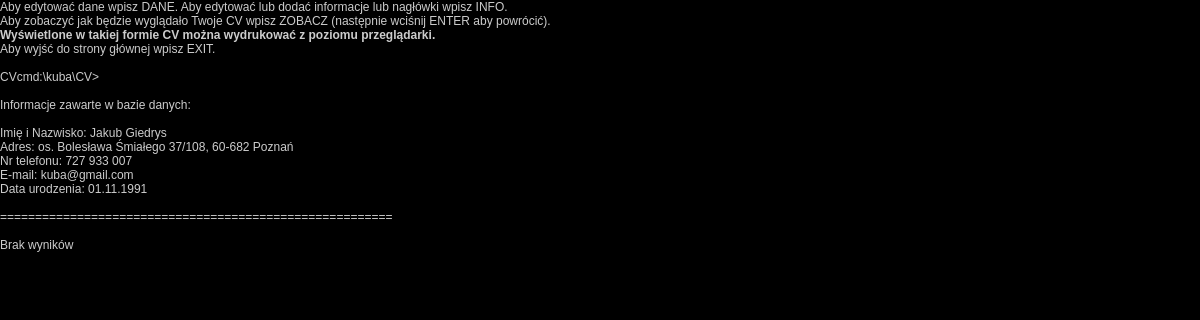
Before: /cv.php (signed in) with the older database file.
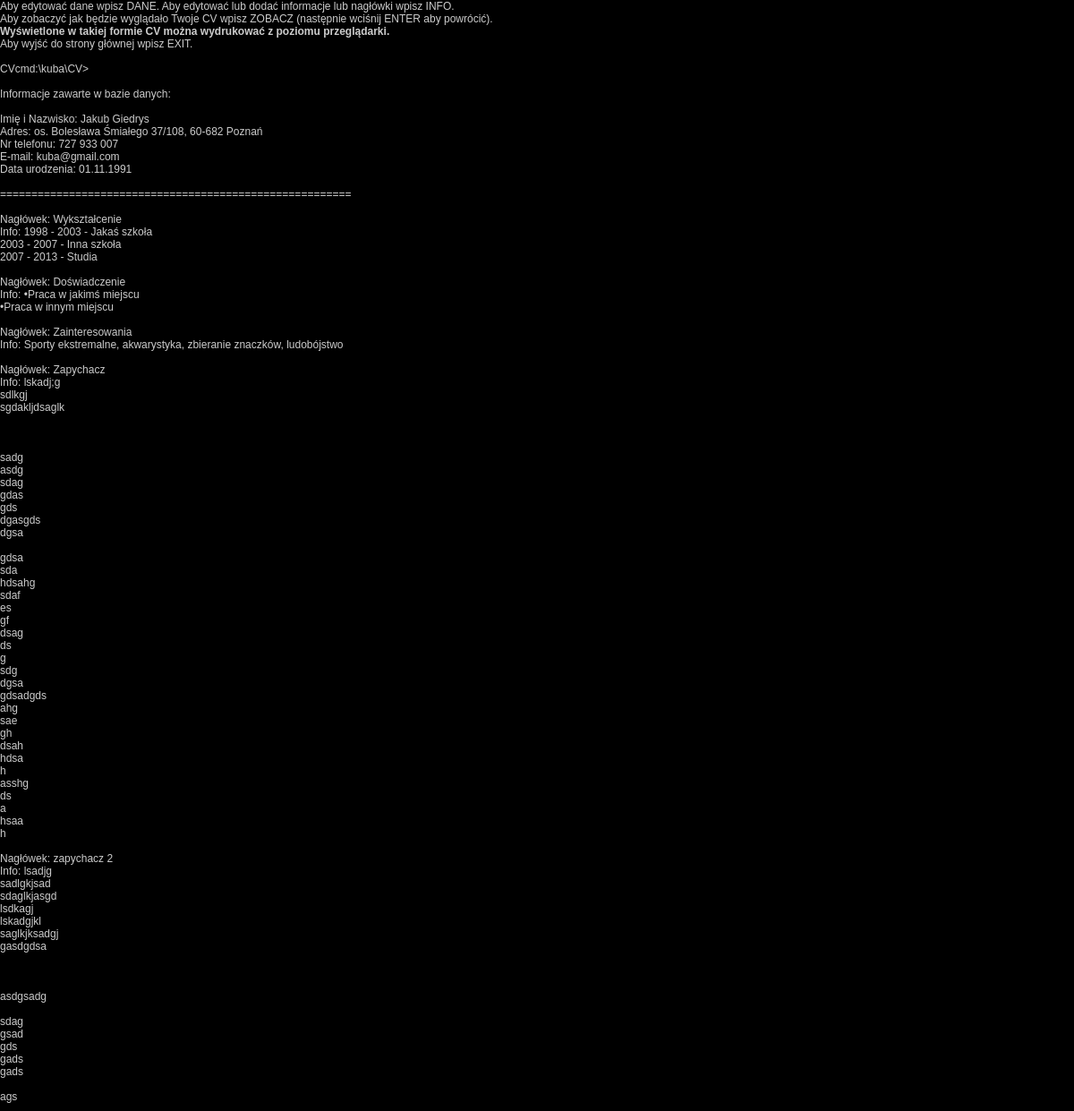
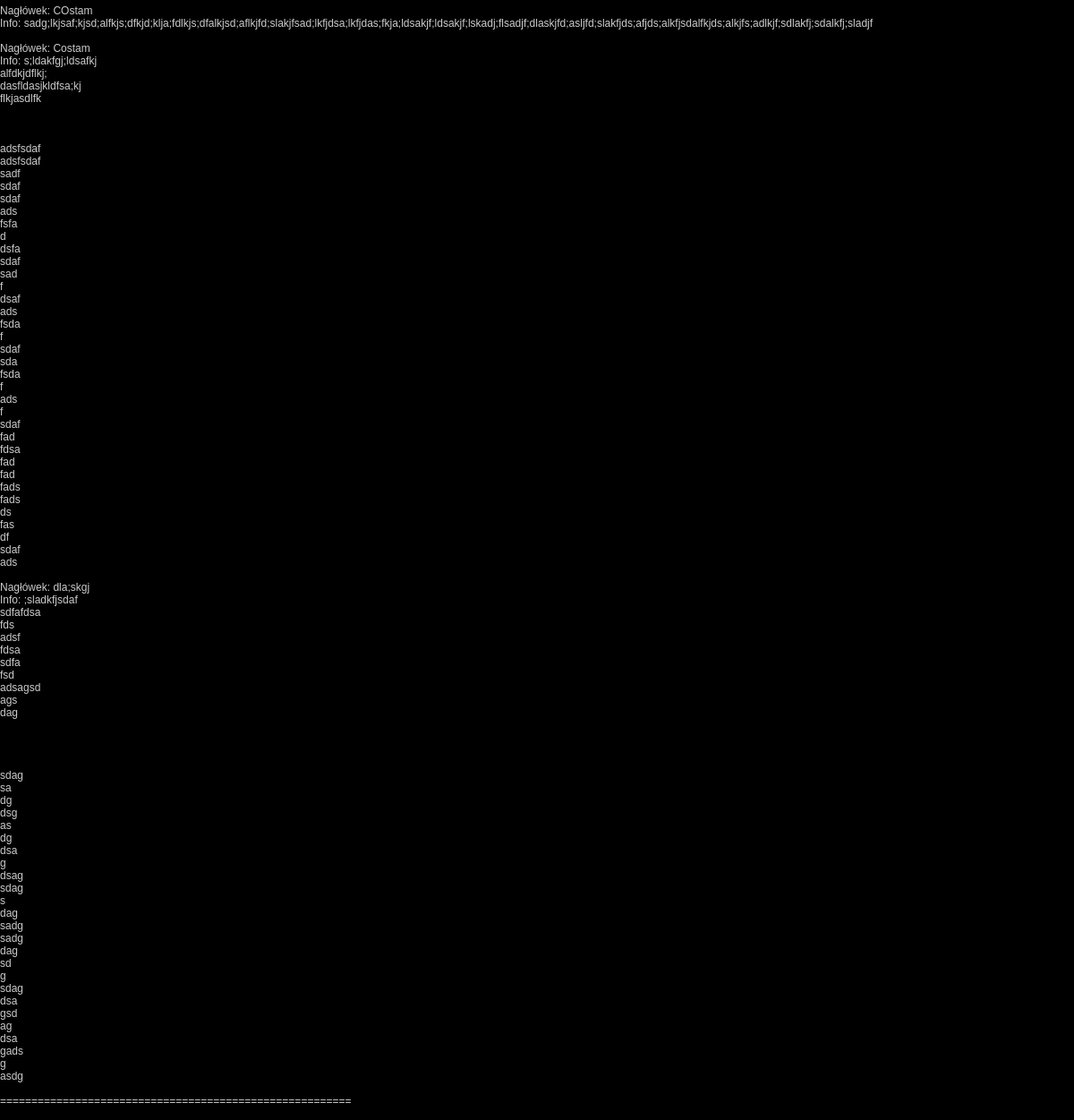
After: the same page with the newer database file (2 pictures, top to bottom).
### tables this page shows
CREATE TABLE IF NOT EXISTS `uzytkownicy` (
  `id` int(11) NOT NULL AUTO_INCREMENT,
  `user` text NOT NULL,
  `pass` text NOT NULL,
  `email` text NOT NULL,
  `godnosc` text NOT NULL,
  `adres` text NOT NULL,
  `tel` text NOT NULL,
  `emailcv` text NOT NULL,
  `data_urodzenia` text NOT NULL,
  PRIMARY KEY (`id`)
);

CREATE TABLE IF NOT EXISTS `info` (
  `id` int(11) NOT NULL AUTO_INCREMENT,
  `id_usera` int(11) NOT NULL,
  `naglowek` text NOT NULL,
  `info` text NOT NULL,
  PRIMARY KEY (`id`)
);

### cv.php (the view, shortened to what this page needs)
<!DOCTYPE html>
<html lang="pl">
	<head>
		<link rel="stylesheet" href="style.css"/>
	</head>
	<body>
		Aby edytować dane wpisz DANE. Aby edytować lub dodać informacje lub nagłówki wpisz INFO.</br>
		Aby zobaczyć jak będzie wyglądało Twoje CV wpisz ZOBACZ (następnie wciśnij ENTER aby powrócić). </br>
		<strong>Wyświetlone w takiej formie CV można wydrukować z poziomu przeglądarki.</strong></br>
		Aby wyjść do strony głównej wpisz EXIT.</br></br>
		<form method="post">
			<div id = "C">CVcmd:\<?php echo $_SESSION['user']?>\CV&gt;<input type="text" id="Commands" name="cv" autocomplete="off"/>
		</form>
		<div id = "C">
			</br>Informacje zawarte w bazie danych:</br></br>
		</div>
		<?php
			require_once "connect.php";
			try {
				$polaczenie = new mysqli($host, $db_user, $db_password, $db_name);
				if($polaczenie->connect_errno!=0)	{
					throw new Exception(mysqli_connect_errno());
				}
				else	{
					$polaczenie ->query("SET NAMES 'utf8'");
					$id = $_SESSION['id'];
					$cv_dane = "SELECT godnosc, adres, tel, emailcv, data_urodzenia FROM uzytkownicy WHERE id='$id'";
					$cv_info = "SELECT naglowek, info FROM info WHERE id_usera='$id'";
					$rezultat_dane = mysqli_query($polaczenie, $cv_dane);
					if (mysqli_num_rows($rezultat_dane) == 1) {
						while($row = mysqli_fetch_assoc($rezultat_dane)) {
							echo 'Imię i Nazwisko: ' . $row["godnosc"] . "</br>Adres: " . $row["adres"] . "</br>Nr telefonu: " . $row["tel"] .
							"</br>E-mail: " . $row["emailcv"] . "</br>Data urodzenia: " . $row["data_urodzenia"] .
							"</br></br>========================================================</br></br>";
						}
					}
					$rezultat_info = mysqli_query($polaczenie, $cv_info);
					if (mysqli_num_rows($rezultat_info) > 0) {
						while($row = mysqli_fetch_assoc($rezultat_info)) {
							echo '<div style="white-space: pre-line;">Nagłówek: ' . $row["naglowek"]. "</br>Info: " . $row["info"] . "</div></br>";
						}
						echo "========================================================</br></br>";
					}
					else {
						echo "Brak wyników";
					}
				}
			}
				catch(Exception $e)  {
					$_SESSION['info'] = 'CVcmd:\\' . $_SESSION['user'] . '&gt;+info</br><span style="color:red">Błąd serwera! Przepraszamy za niedogodności i prosimy o spróbowanie ponownie w innym terminie.</span></br></br>';
					header('Location: cvcmd.php');
					exit();
				}
		?>
	</body>
</html>

### style.css (style rules this page uses)
html { height: 100%; cursor: default; }
body { border: 0px; margin: 0px; background-color: #000000; color: #CCCCCC; font-family: FixedSys, Terminal, system, verdana, arial; font-size: 12px; }
#Commands { float: right; position: fixed; }
input, textarea { outline-style: none; box-shadow: none; border-color: transparent; border: 0px; border-color: #000000; margin: 0px; background-color: #000000; color: #CCCCCC; font-family: FixedSys, Terminal, system, verdana, arial; font-size: 12px; float: right; cursor: default; width: 205mm; }

Changed rows visible on the page:
added info: naglowek "Wykształcenie", info "1998 - 2003 - Jakaś szkoła 2003 - 2007 - Inna szkoła 2007 - 2013 - Studia"
added info: naglowek "Doświadczenie", info "•Praca w jakimś miejscu •Praca w innym miejscu"
added info: naglowek "Zainteresowania", info "Sporty ekstremalne, akwarystyka, zbieranie znaczków, ludobójstwo"
added info: naglowek "Zapychacz", info "lskadj;g sdlkgj sgdakljdsaglk sadg asdg sdag gdas gds dgasgds dgsa gdsa sda hdsahg sdaf es gf dsag ds g sdg dgsa gdsadgds ahg sae gh dsah hdsa h asshg ds a hsaa h"
added info: naglowek "zapychacz 2", info "lsadjg sadlgkjsad sdaglkjasgd lsdkagj lskadgjkl saglkjksadgj gasdgdsa asdgsadg sdag gsad gds gads gads ags"
added info: naglowek "COstam", info "sadg;lkjsaf;kjsd;alfkjs;dfkjd;klja;fdlkjs;dfalkjsd;aflkjfd;slakjfsad;lkfjdsa;lkfjdas;fkja;ldsakjf;ldsakjf;lskadj;flsadjf;dlaskjfd;asljfd;slakfjds;afjds;alkfjsdalfkjds;alkjfs;adlkjf;sdlakfj;sdalkfj;sladjf"
added info: naglowek "Costam", info "s;ldakfgj;ldsafkj alfdkjdflkj; dasfldasjkldfsa;kj flkjasdlfk adsfsdaf adsfsdaf sadf sdaf sdaf ads fsfa d dsfa sdaf sad f dsaf ads fsda f sdaf sda fsda f ads f sdaf fad fdsa fad fad fads fads ds fas df sdaf ads"
added info: naglowek "dla;skgj", info ";sladkfjsdaf sdfafdsa fds adsf fdsa sdfa fsd adsagsd ags dag sdag sa dg dsg as dg dsa g dsag sdag s dag sadg sadg dag sd g sdag dsa gsd ag dsa gads g asdg"
Other visible differences:
text no longer shown: "Brak wyników"
